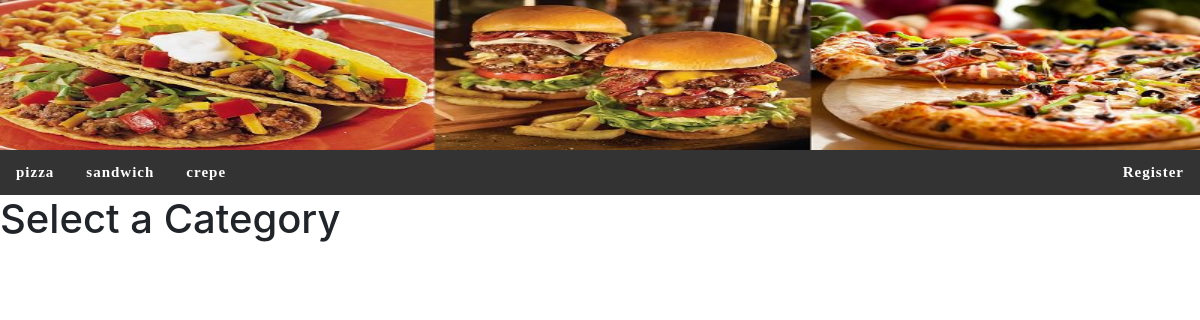
The page /res/ on the database its author committed.
### res/models.py (models this page shows, shortened)
class Category(models.Model):
    category_title = models.CharField(max_length=100, unique=True)

### res/views.py (the view)
class IndexView(generic.ListView) :
    template_name = 'res/index.html'
    context_object_name = 'all_categories'
    def get_queryset(self):
        return Category.objects.all()

### res/templates/res/index.html
{% extends 'res/base.html' %}
{% block section %}
<div>
    <h1>Select a Category</h1>
</div>
{% endblock %}

### res/templates/res/base.html (shortened to what this page needs)
<!DOCTYPE html>
{% load staticfiles %}
<html lang="en">
<head>
  <link rel="stylesheet" href="{% static 'res/bootstrap/css/bootstrap.min.css' %}">
  <link rel="stylesheet" href="{% static 'res/main.css' %}">
</head>
<body>
    <header>
        <img src="{% static 'res/images/2.JPG' %}" alt="Happy Meal" width= "100% ;" height=150px ; >
    </header>
    <ul class="topnav">
        <div class="float-right">
            <li><a href="{% url 'res:register' %}">Register</a></li>
        </div>
        {% for category in all_categories %}
        <li><a href="{% url 'res:detail' category.category_title %}" >{{ category.category_title }}</a></li>
        {% endfor %}
    </ul>
    {% block section %}
    {% endblock %}
</body>
</html>

### res/static/res/main.css (style rules this page uses)
* { margin: 0 px; padding: 0px ; }
ul.topnav { list-style-type: none; margin: 0; padding: 0; overflow: hidden; background-color: #333; font: bold 15px Tahoma ; letter-spacing: 1px ; }
ul.topnav li { float: left; }
ul.topnav li a { display: block; color: white; text-align: center; padding: 14px 16px; text-decoration: none; }

### rows shown on the page
Category: category_title "pizza"
Category: category_title "sandwich"
Category: category_title "crepe"
